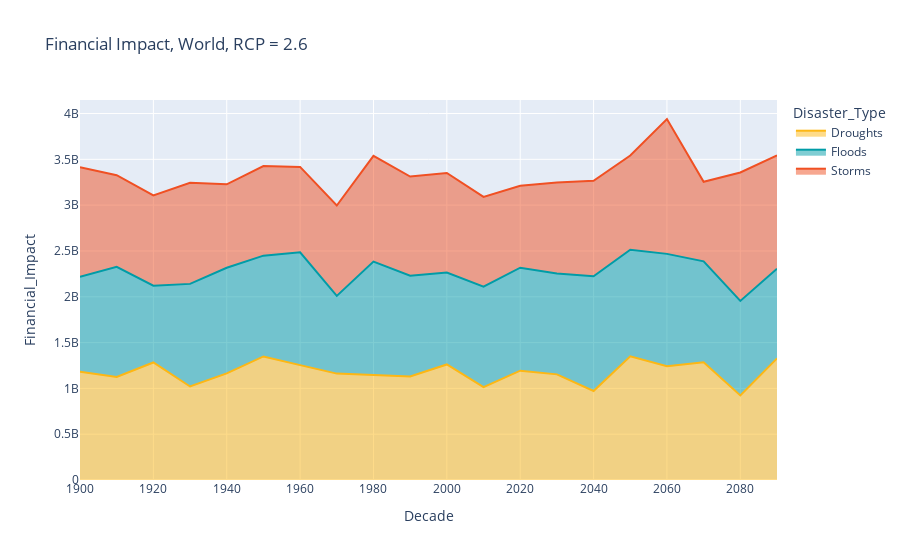

Source (notebook cell):
### Code cell
df = world
fig = px.area(df, x="Decade", y="Financial_Impact", color="Disaster_Type", title="Financial Impact, World, RCP = 2.6", color_discrete_sequence=["#FDB714", "#009CA7", "#F05023"])
import plotly.graph_objs as go
fig.show()

### Figure 1 — Plotly figure (JSON) as saved in the notebook; plotly's stock layout.template omitted (floating-point values rounded to 4 significant figures)
{"data": [{"hovertemplate": "Disaster_Type=Droughts<br>Decade=%{x}<br>Financial_Impact=%{y}<extra></extra>", "legendgroup": "Droughts", "line": {"color": "#FDB714"}, "mode": "lines", "name": "Droughts", "orientation": "v", "showlegend": true, "stackgroup": "1", "type": "scatter", "x": [1900, 1910, 1920, 1930, 1940, 1950, 1960, 1970, 1980, 1990, 2000, 2010, 2020, 2030, 2040, 2050, 2060, 2070, 2080, 2090], "xaxis": "x", "y": [1181984879, 1125270028, 1282784758, 1020859374, 1163689203, 1348516759, 1253596959, 1161134717, 1145839724, 1130530514, 1261450886, 1014585692, 1193565215, 1152880097, 971161008, 1350229886, 1242843431, 1283768151, 923759541, 1327893517], "yaxis": "y"}, {"hovertemplate": "Disaster_Type=Floods<br>Decade=%{x}<br>Financial_Impact=%{y}<extra></extra>", "legendgroup": "Floods", "line": {"color": "#009CA7"}, "mode": "lines", "name": "Floods", "orientation": "v", "showlegend": true, "stackgroup": "1", "type": "scatter", "x": [1900, 1910, 1920, 1930, 1940, 1950, 1960, 1970, 1980, 1990, 2000, 2010, 2020, 2030, 2040, 2050, 2060, 2070, 2080, 2090], "xaxis": "x", "y": [1035785176, 1200659327, 838249381, 1119705105, 1153226510, 1100103247, 1231336064, 848511851, 1237736107, 1098575984, 1002193973, 1095367567, 1123828666, 1100581128, 1252579038, 1162672242, 1225366804, 1103344621, 1030273180, 978386746], "yaxis": "y"}, {"hovertemplate": "Disaster_Type=Storms<br>Decade=%{x}<br>Financial_Impact=%{y}<extra></extra>", "legendgroup": "Storms", "line": {"color": "#F05023"}, "mode": "lines", "name": "Storms", "orientation": "v", "showlegend": true, "stackgroup": "1", "type": "scatter", "x": [1900, 1910, 1920, 1930, 1940, 1950, 1960, 1970, 1980, 1990, 2000, 2010, 2020, 2030, 2040, 2050, 2060, 2070, 2080, 2090], "xaxis": "x", "y": [1195311432, 1001503575, 984445420, 1103266708, 910521525, 978610314, 932748719, 985817077, 1154064875, 1083544211, 1087004127, 980110994, 894921678, 993572828, 1042586388, 1028185514, 1472042550, 867634550, 1402734682, 1237687879], "yaxis": "y"}], "layout": {"legend": {"title": {"text": "Disaster_Type"}, "tracegroupgap": 0}, "title": {"text": "Financial Impact, World, RCP = 2.6"}, "xaxis": {"anchor": "y", "domain": [0, 1], "title": {"text": "Decade"}}, "yaxis": {"anchor": "x", "domain": [0, 1], "title": {"text": "Financial_Impact"}}}}
